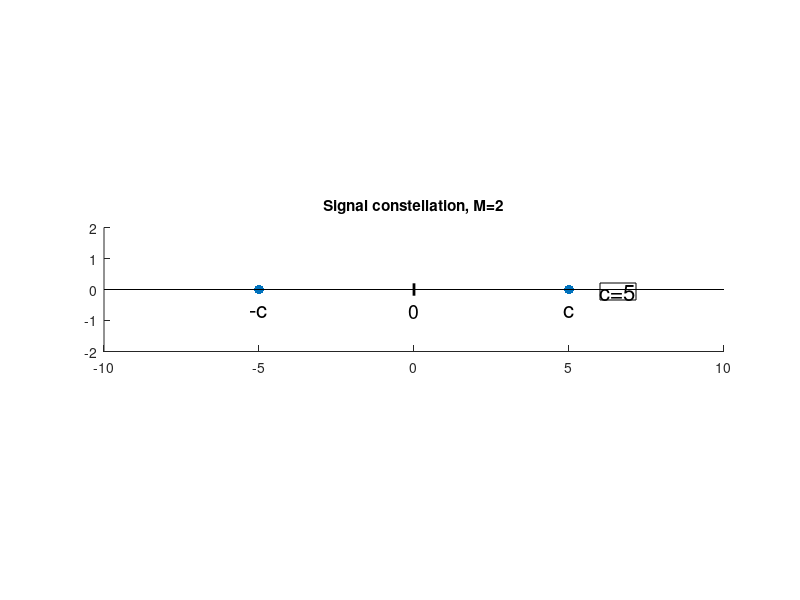
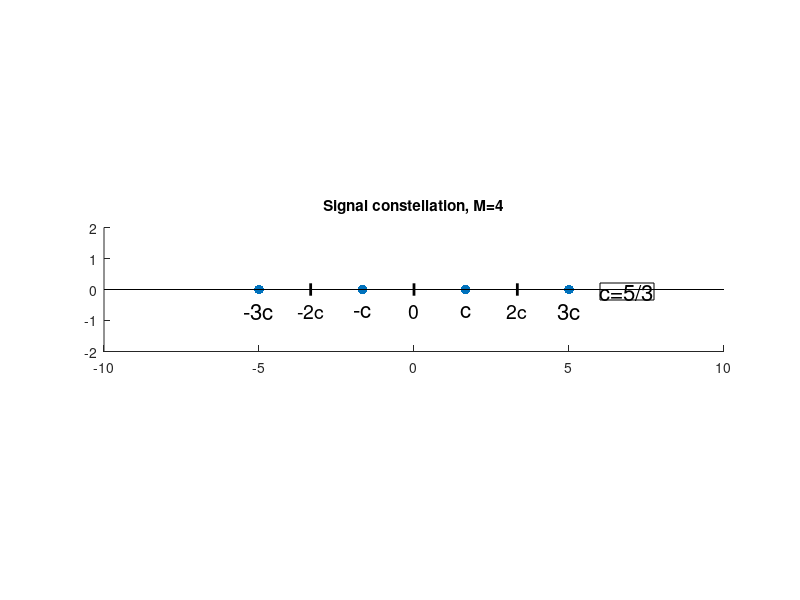

Recreate these plots in MATLAB, in order. (Note: this script raises an error after producing the figures.)

clear all
clf
close all
clc


%================================
%======== CONST M=2 =============
%================================
c=5;
figure(1)
% Symbolerna
scatter([-c c],[0 0],50,'filled')
hold on

% Grid
plot([-10 10],[0 0],'black')
%plot([0 0],[-5 5],'black')

% Boundaries - Vill vi ha detta?
%plot([-10 0],[0 0],'r','linewidth',1.5)
%plot([0 10],[0 0],'g','linewidth',2)

% Boundarie points
plot([0 0],[-0.2 0.2],'black','linewidth',2)
title('Signal constellation, M=2')
axis equal
axis([-10 10 -2 2])
set(gcf,'color','w')

% Skriver ut c
annotation('textbox',[0.75 0.5 .1 .1],'String','c=5','FitBoxToText','on','FontSize',16);


% Text
text(-5,-0.7,'-c','FontSize',16,'HorizontalAlignment','center') 
text(5,-0.7,'c','FontSize',16,'HorizontalAlignment','center')
text(0,-0.7,'0','FontSize',14,'HorizontalAlignment','center') % Decision point


%================================
%======== CONST M=4 =============
%================================
c=5/3;
figure(2)
% Symbolerna
scatter([-3*c -c c 3*c],[0 0 0 0],50,'filled')
hold on

% Grid
plot([-10 10],[0 0],'black')
%plot([0 0],[-5 5],'black')

% Boundaries - Vill vi ha detta?
%plot([-10 0],[0 0],'r','linewidth',1.5)
%plot([0 10],[0 0],'g','linewidth',2)

% Boundarie points
plot([0 0],[-0.2 0.2],'black','linewidth',2)
plot([2*c 2*c],[-0.2 0.2],'black','linewidth',2)
plot([-2*c -2*c],[-0.2 0.2],'black','linewidth',2)
title('Signal constellation, M=4')
set(gcf,'color','w')
axis equal
axis([-10 10 -2 2])


% Skriver ut c
annotation('textbox',[0.75 0.5 .1 .1],'String','c=5/3','FitBoxToText','on','FontSize',16);


% Text
text(-5,-0.7,'-3c','FontSize',16,'HorizontalAlignment','center') 
text(-5/3,-0.7,'-c','FontSize',16,'HorizontalAlignment','center')
text(5/3,-0.7,'c','FontSize',16,'HorizontalAlignment','center')
text(5,-0.7,'3c','FontSize',16,'HorizontalAlignment','center')

% Decision point
text(-2*5/3,-0.7,'-2c','FontSize',14,'HorizontalAlignment','center')
text(0,-0.7,'0','FontSize',14,'HorizontalAlignment','center')
text(2*5/3,-0.7,'2c','FontSize',14,'HorizontalAlignment','center')


%% Plotta transmit pulse

Nsm4=51;


figure(2)
stem(rectpulse(1,Nsm4))
title('g[n] for M=4')
axis([-2 Nsm4+3 0 1.1])
xlabel('samples [n]')
ylabel('Amplitude')
set(gcf,'color','w')
hold on
plot([1 1],[0 1],'black')
plot([Nsm4 Nsm4],[0 1],'black')
plot([1 Nsm4],[1 1],'black')

%% Plotta Receiver filter shape

g=rectpulse(1,10)'

stem(filter(g,1,g))
%% plotta receiver filter output with down sampling


